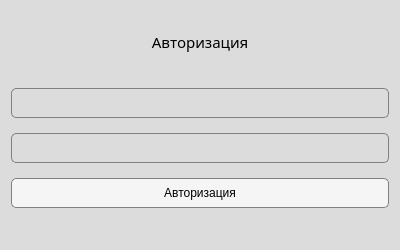
<?xml version="1.0" encoding="UTF-8"?>
<ui version="4.0">
 <class>QueueRedAuth</class>
 <widget class="QDialog" name="QueueRedAuth">
  <property name="geometry">
   <rect>
    <x>0</x>
    <y>0</y>
    <width>400</width>
    <height>250</height>
   </rect>
  </property>
  <property name="windowTitle">
   <string>Dialog</string>
  </property>
  <property name="styleSheet">
   <string notr="true">background-color: #DCDCDC;</string>
  </property>
  <layout class="QVBoxLayout" name="verticalLayout">
   <property name="spacing">
    <number>15</number>
   </property>
   <item>
    <spacer name="verticalSpacer_2">
     <property name="orientation">
      <enum>Qt::Vertical</enum>
     </property>
     <property name="sizeType">
      <enum>QSizePolicy::Maximum</enum>
     </property>
     <property name="sizeHint" stdset="0">
      <size>
       <width>20</width>
       <height>20</height>
      </size>
     </property>
    </spacer>
   </item>
   <item>
    <widget class="QLabel" name="label_auth">
     <property name="font">
      <font>
       <family>Bahnschrift SemiBold</family>
       <pointsize>11</pointsize>
      </font>
     </property>
     <property name="text">
      <string>Авторизация</string>
     </property>
     <property name="alignment">
      <set>Qt::AlignCenter</set>
     </property>
    </widget>
   </item>
   <item>
    <spacer name="verticalSpacer_3">
     <property name="orientation">
      <enum>Qt::Vertical</enum>
     </property>
     <property name="sizeType">
      <enum>QSizePolicy::Maximum</enum>
     </property>
     <property name="sizeHint" stdset="0">
      <size>
       <width>20</width>
       <height>20</height>
      </size>
     </property>
    </spacer>
   </item>
   <item>
    <widget class="QLineEdit" name="line_login">
     <property name="minimumSize">
      <size>
       <width>0</width>
       <height>30</height>
      </size>
     </property>
     <property name="styleSheet">
      <string notr="true">border: 1 solid grey;
border-radius: 5;</string>
     </property>
    </widget>
   </item>
   <item>
    <widget class="QLineEdit" name="line_password">
     <property name="minimumSize">
      <size>
       <width>0</width>
       <height>30</height>
      </size>
     </property>
     <property name="styleSheet">
      <string notr="true">border: 1 solid grey; border-radius: 5;</string>
     </property>
     <property name="echoMode">
      <enum>QLineEdit::Password</enum>
     </property>
    </widget>
   </item>
   <item>
    <widget class="QPushButton" name="button_auth">
     <property name="minimumSize">
      <size>
       <width>0</width>
       <height>30</height>
      </size>
     </property>
     <property name="styleSheet">
      <string notr="true">QPushButton{background: rgba(245, 245, 245,100%); border: 1 solid grey; border-radius: 5;}
QPushButton:hover{background: grey; border: 1 solid grey; border-radius: 5;} </string>
     </property>
     <property name="text">
      <string>Авторизация</string>
     </property>
    </widget>
   </item>
   <item>
    <widget class="QLabel" name="labe_status">
     <property name="font">
      <font>
       <family>Bahnschrift SemiBold</family>
       <pointsize>9</pointsize>
      </font>
     </property>
     <property name="styleSheet">
      <string notr="true">color: red;</string>
     </property>
     <property name="text">
      <string/>
     </property>
    </widget>
   </item>
  </layout>
 </widget>
 <resources/>
 <connections/>
</ui>
